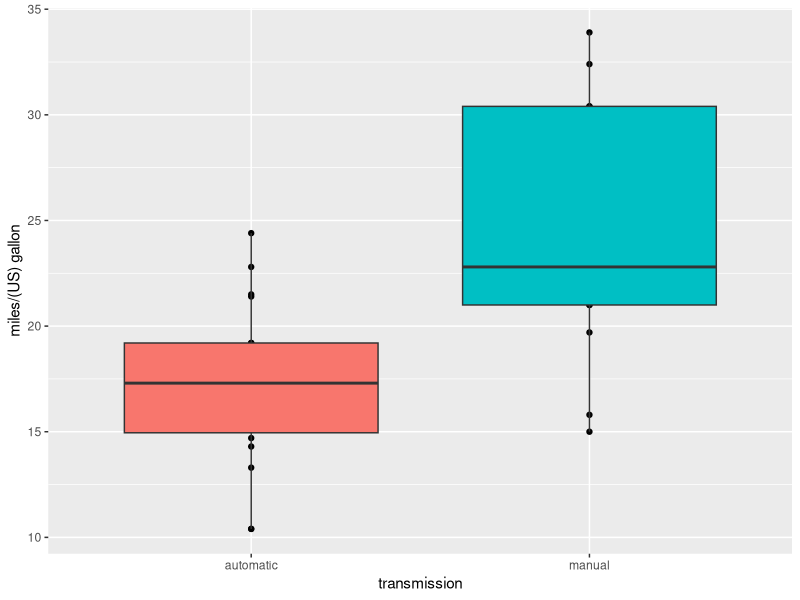
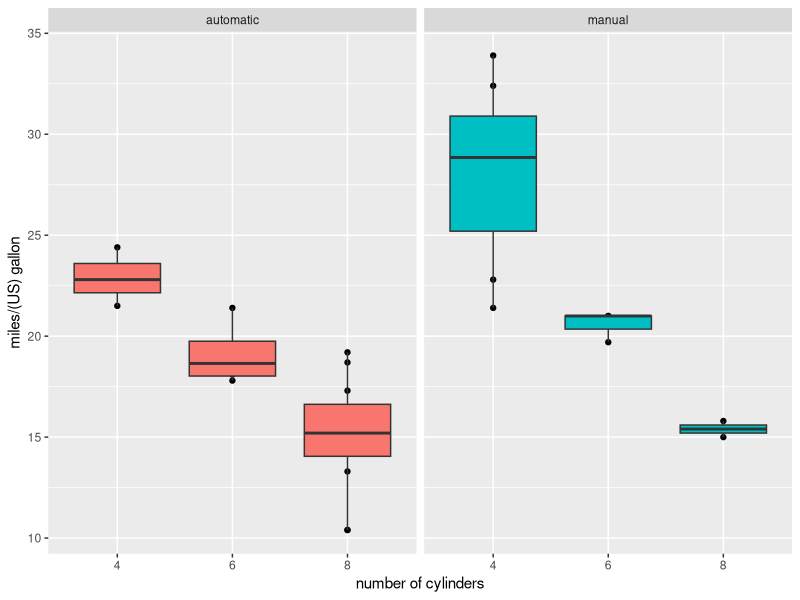
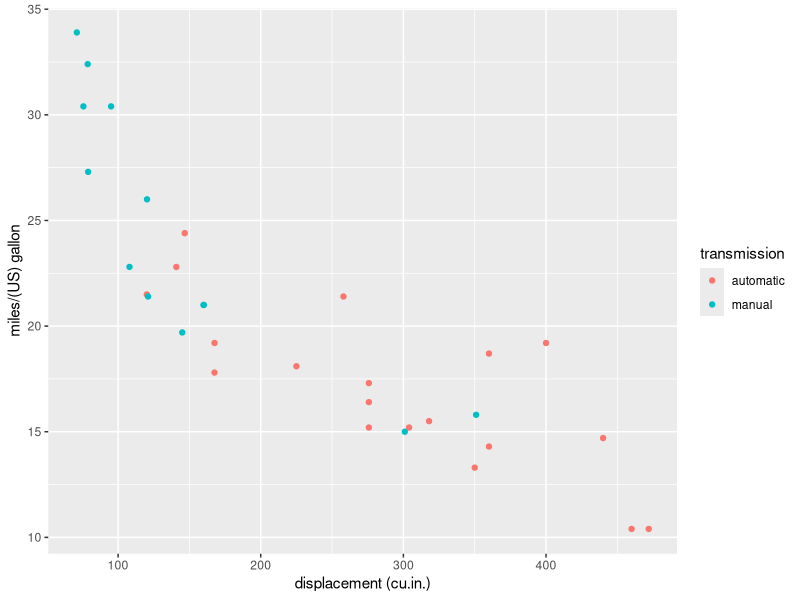
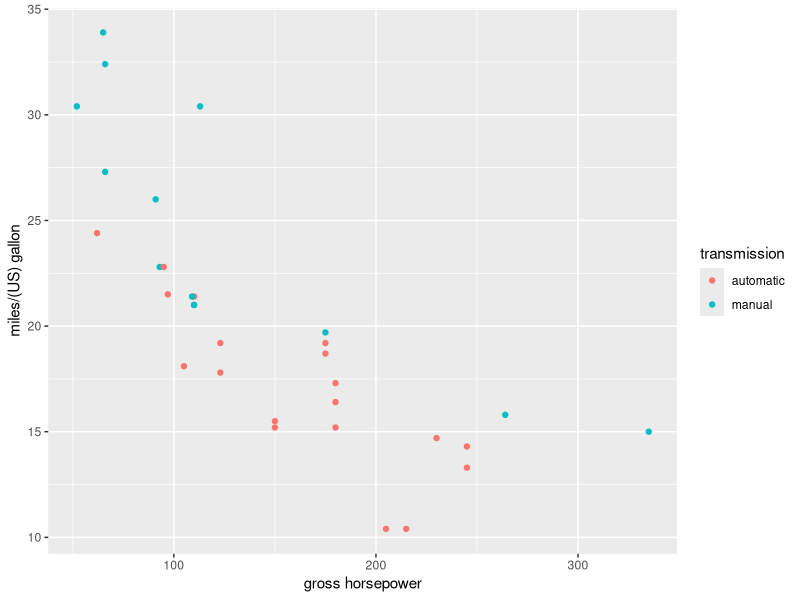
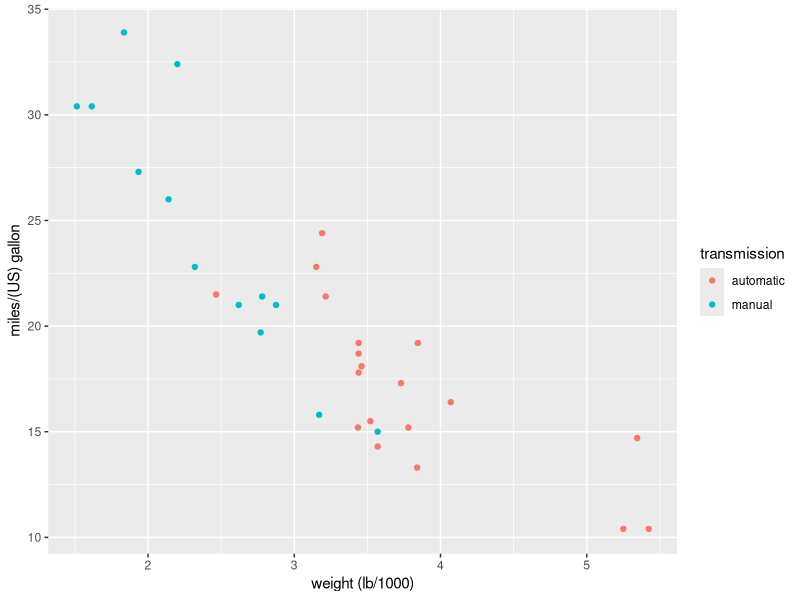
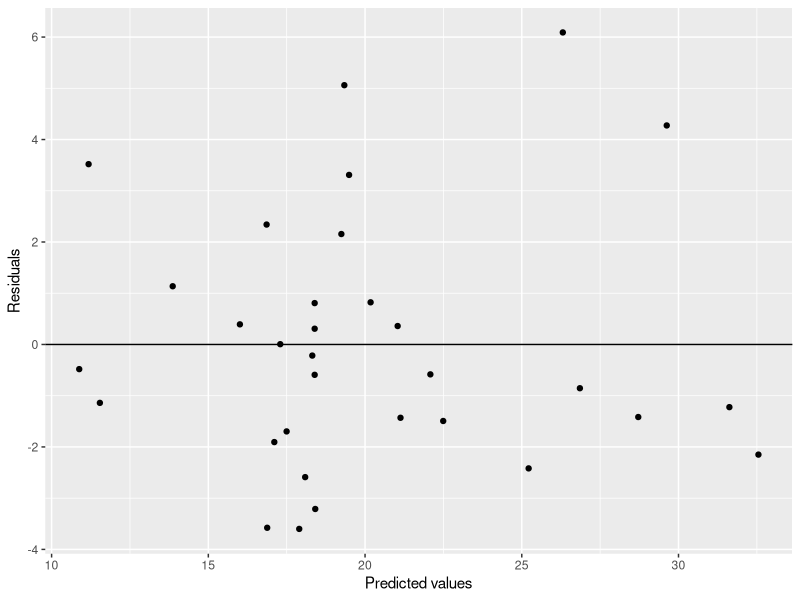

R code for these plots, in order:
# ---- setup ----

rm(list=ls()) # clear environment
set.seed(1337) # set seed for random gen.
#options("scipen"=100, "digits"=4) # disable scientific notation

# ---- libraries ----

library(lmtest)
library(ggplot2)
library(GGally)

# ---- set-strings ----

STR.MPG  = "miles/(US) gallon"
STR.AM   = "transmission"
STR.AM.0   = "automatic"
STR.AM.1   = "manual"
STR.AM.ALL = "all"
STR.CYL  = "number of cylinders"
STR.DISP = "displacement (cu.in.)"
STR.HP   = "gross horsepower"
STR.WT   = "weight (lb/1000)"

# ---- preprocessing ----

mtcData = transform(mtcars,
                    cyl=factor(cyl), 
                    vs=factor(vs), 
                    am=factor(am, levels=c(0, 1), 
                                  labels=c(STR.AM.0, STR.AM.1)))

# ---- exploratory-data-analysis ----

t_result = t.test(mpg ~ am, data = mtcData)

mtcData.am0 = subset(mtcars, am==0)
mtcData.am1 = subset(mtcars, am==1)

mtcData.corr = suppressWarnings(
    rbind(
        apply(mtcars,2,function(attr){cor(attr, mtcars$mpg)}),
        apply(mtcData.am0,2,function(attr){cor(attr, mtcData.am0$mpg)}),
        apply(mtcData.am1,2,function(attr){cor(attr, mtcData.am1$mpg)})
    )
)
rownames(mtcData.corr) = c(STR.AM.ALL, STR.AM.0, STR.AM.1)



expl_plots.am   = qplot(am, mpg, data=mtcData, fill=am, 
                        xlab=STR.AM, ylab=STR.MPG) +
                  geom_boxplot() + theme(legend.position="none")
expl_plots.cyl  = qplot(cyl, mpg, data=mtcData, fill=am,
                        xlab=STR.CYL, 
                        ylab=STR.MPG) + 
                  geom_boxplot() + facet_grid(. ~ am) + 
                  theme(legend.position="none")
expl_plots.disp = qplot(disp, mpg, data=mtcData, 
                        xlab=STR.DISP,
                        ylab=STR.MPG, 
                        colour=am) + scale_colour_discrete(name=STR.AM)
expl_plots.hp   = qplot(hp, mpg, data=mtcData, 
                        xlab=STR.HP,
                        ylab=STR.MPG,
                        colour=am) + scale_colour_discrete(name=STR.AM)
expl_plots.wt   = qplot(wt, mpg, data=mtcData, 
                        xlab=STR.WT,
                        ylab=STR.MPG,
                        colour=am) + scale_colour_discrete(name=STR.AM)

# ---- fit-multiple-models ----
# choose parameters to investigate based on correlation
# cyl  disp  hp  wt

fit1 = lm(mpg ~ wt:am,         data=mtcData)
fit2 = lm(mpg ~ wt:am + am,    data=mtcData)
fit3 = lm(mpg ~ wt:am + hp:am, data=mtcData)
fit4 = lm(mpg ~ disp:am + am,  data=mtcData)
fit5 = lm(mpg ~ hp:am,         data=mtcData)

list_of_models = list(fit1, fit2, fit3, fit4, fit5)
rsq_vals = sapply(list_of_models, function(m){summary(m)$adj.r.squared})


# ---- model-selection ----

model_comp = list(anova(fit1, fit2),
                  anova(fit1, fit3),
                  anova(fit5, fit3)) # check for nested models

final_model = list_of_models[[which.max(rsq_vals)]]

# ---- coefficients-interpretation ----

coeff = final_model$coefficients

# We estimate an expected X.XX increase/decrease in Y for every Z increase in W in holding the remaining variables constant.
# The t-test H_0 : B==0 versus H_a : B!=0 is significant.

# ---- residual-plots-and-diagnostics ----

resid_plot = qplot(predict(final_model), resid(final_model),
                   xlab="Predicted values", ylab="Residuals") + 
             geom_abline(slope=0)

bp_pval = bptest(final_model)$p.value # studentized Breusch-Pagan test; unbiased and homoscedastic

diag_dffits  = dffits(final_model)
diag_dfbetas = dfbetas(final_model)

changer = as.numeric(which.max(diag_dffits)) # Chrysler Imperial
changer_fits  = diag_dffits[changer]
changer_betas = diag_dfbetas[changer,]

# ---- uncertainty-quantification ----

# To assess the precision of the predictions, we use S.
# S represents the average distance that the observed values fall from the regression line
resid_std_err = summary(final_model)$sigma

# ---- transmission-diff-quantification ----

#t_test significant
mpg_mean.am0 = mean(subset(mtcData, am==STR.AM.0)$mpg)
mpg_mean.am1 = mean(subset(mtcData, am==STR.AM.1)$mpg)

#-----------------------------------------------------------------

# Useful links:

# http://blog.minitab.com/blog/adventures-in-statistics/regression-analysis-how-to-interpret-s-the-standard-error-of-the-regression

# http://www.r-bloggers.com/heteroscedasticity/

# How to interpret the output of the summary method for an lm object in R? 
# http://stats.stackexchange.com/questions/59250/how-to-interpret-the-output-of-the-summary-method-for-an-lm-object-in-r